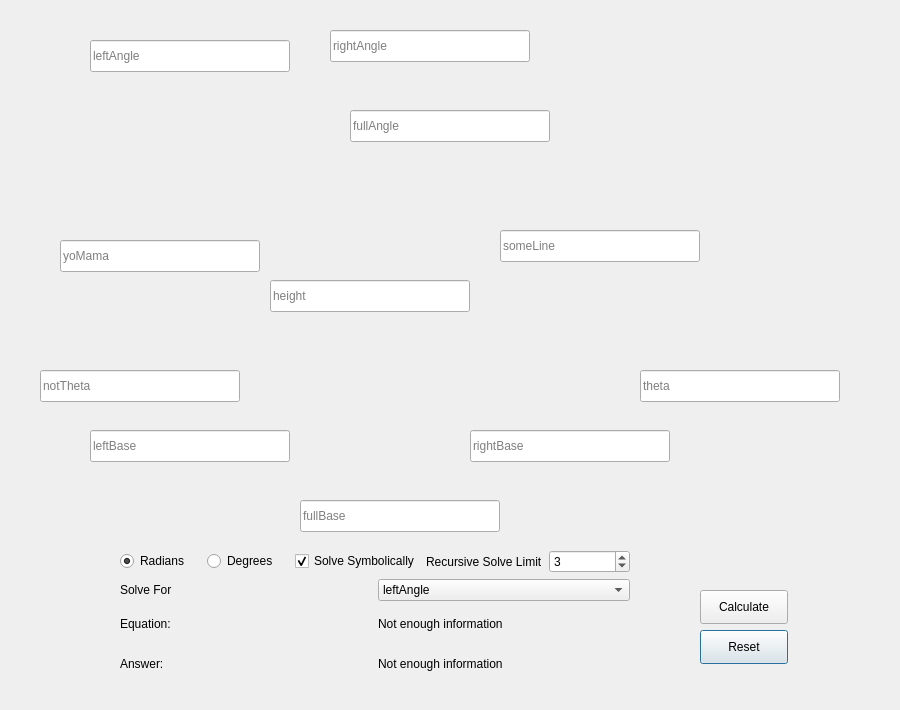
<?xml version="1.0" encoding="UTF-8"?>
<ui version="4.0">
 <class>trigInputWindow</class>
 <widget class="QDialog" name="trigInputWindow">
  <property name="windowModality">
   <enum>Qt::NonModal</enum>
  </property>
  <property name="geometry">
   <rect>
    <x>0</x>
    <y>0</y>
    <width>900</width>
    <height>710</height>
   </rect>
  </property>
  <property name="windowTitle">
   <string>Triangle Solver</string>
  </property>
  <property name="sizeGripEnabled">
   <bool>false</bool>
  </property>
  <property name="modal">
   <bool>false</bool>
  </property>
  <widget class="QLabel" name="triangleBox">
   <property name="geometry">
    <rect>
     <x>50</x>
     <y>-30</y>
     <width>821</width>
     <height>571</height>
    </rect>
   </property>
   <property name="text">
    <string/>
   </property>
   <property name="pixmap">
    <pixmap>../assets/download.png</pixmap>
   </property>
   <property name="scaledContents">
    <bool>true</bool>
   </property>
  </widget>
  <widget class="QLineEdit" name="fullBaseBox">
   <property name="geometry">
    <rect>
     <x>300</x>
     <y>500</y>
     <width>200</width>
     <height>32</height>
    </rect>
   </property>
   <property name="minimumSize">
    <size>
     <width>200</width>
     <height>0</height>
    </size>
   </property>
   <property name="text">
    <string/>
   </property>
   <property name="placeholderText">
    <string>fullBase</string>
   </property>
  </widget>
  <widget class="QLineEdit" name="thetaBox">
   <property name="geometry">
    <rect>
     <x>640</x>
     <y>370</y>
     <width>200</width>
     <height>32</height>
    </rect>
   </property>
   <property name="minimumSize">
    <size>
     <width>200</width>
     <height>0</height>
    </size>
   </property>
   <property name="text">
    <string/>
   </property>
   <property name="placeholderText">
    <string>theta</string>
   </property>
  </widget>
  <widget class="QLineEdit" name="someLineBox">
   <property name="geometry">
    <rect>
     <x>500</x>
     <y>230</y>
     <width>200</width>
     <height>32</height>
    </rect>
   </property>
   <property name="minimumSize">
    <size>
     <width>200</width>
     <height>0</height>
    </size>
   </property>
   <property name="placeholderText">
    <string>someLine</string>
   </property>
  </widget>
  <widget class="QLineEdit" name="heightBox">
   <property name="geometry">
    <rect>
     <x>270</x>
     <y>280</y>
     <width>200</width>
     <height>32</height>
    </rect>
   </property>
   <property name="minimumSize">
    <size>
     <width>200</width>
     <height>0</height>
    </size>
   </property>
   <property name="placeholderText">
    <string>height</string>
   </property>
  </widget>
  <widget class="QLineEdit" name="yoMamaBox">
   <property name="geometry">
    <rect>
     <x>60</x>
     <y>240</y>
     <width>200</width>
     <height>32</height>
    </rect>
   </property>
   <property name="minimumSize">
    <size>
     <width>200</width>
     <height>0</height>
    </size>
   </property>
   <property name="placeholderText">
    <string>yoMama</string>
   </property>
  </widget>
  <widget class="QLineEdit" name="notThetaBox">
   <property name="geometry">
    <rect>
     <x>40</x>
     <y>370</y>
     <width>200</width>
     <height>32</height>
    </rect>
   </property>
   <property name="minimumSize">
    <size>
     <width>200</width>
     <height>0</height>
    </size>
   </property>
   <property name="placeholderText">
    <string>notTheta</string>
   </property>
  </widget>
  <widget class="QLineEdit" name="leftAngleBox">
   <property name="geometry">
    <rect>
     <x>90</x>
     <y>40</y>
     <width>200</width>
     <height>32</height>
    </rect>
   </property>
   <property name="minimumSize">
    <size>
     <width>200</width>
     <height>0</height>
    </size>
   </property>
   <property name="placeholderText">
    <string>leftAngle</string>
   </property>
  </widget>
  <widget class="QLineEdit" name="rightBaseBox">
   <property name="geometry">
    <rect>
     <x>470</x>
     <y>430</y>
     <width>200</width>
     <height>32</height>
    </rect>
   </property>
   <property name="minimumSize">
    <size>
     <width>200</width>
     <height>0</height>
    </size>
   </property>
   <property name="placeholderText">
    <string>rightBase</string>
   </property>
  </widget>
  <widget class="QLineEdit" name="rightAngleBox">
   <property name="geometry">
    <rect>
     <x>330</x>
     <y>30</y>
     <width>200</width>
     <height>32</height>
    </rect>
   </property>
   <property name="minimumSize">
    <size>
     <width>200</width>
     <height>0</height>
    </size>
   </property>
   <property name="placeholderText">
    <string>rightAngle</string>
   </property>
  </widget>
  <widget class="QLineEdit" name="fullAngleBox">
   <property name="geometry">
    <rect>
     <x>350</x>
     <y>110</y>
     <width>200</width>
     <height>32</height>
    </rect>
   </property>
   <property name="minimumSize">
    <size>
     <width>200</width>
     <height>0</height>
    </size>
   </property>
   <property name="placeholderText">
    <string>fullAngle</string>
   </property>
  </widget>
  <widget class="QLineEdit" name="leftBaseBox">
   <property name="geometry">
    <rect>
     <x>90</x>
     <y>430</y>
     <width>200</width>
     <height>32</height>
    </rect>
   </property>
   <property name="minimumSize">
    <size>
     <width>200</width>
     <height>0</height>
    </size>
   </property>
   <property name="placeholderText">
    <string>leftBase</string>
   </property>
  </widget>
  <widget class="QWidget" name="verticalLayoutWidget">
   <property name="geometry">
    <rect>
     <x>120</x>
     <y>550</y>
     <width>510</width>
     <height>131</height>
    </rect>
   </property>
   <layout class="QVBoxLayout" name="verticalLayout">
    <item>
     <layout class="QHBoxLayout" name="horizontalLayout_2">
      <item>
       <widget class="QRadioButton" name="isRad">
        <property name="text">
         <string>Radians</string>
        </property>
        <property name="checked">
         <bool>true</bool>
        </property>
       </widget>
      </item>
      <item>
       <widget class="QRadioButton" name="isDeg">
        <property name="text">
         <string>Degrees</string>
        </property>
       </widget>
      </item>
      <item>
       <widget class="QCheckBox" name="solveSymbolic">
        <property name="text">
         <string>Solve Symbolically</string>
        </property>
        <property name="checked">
         <bool>true</bool>
        </property>
       </widget>
      </item>
      <item>
       <widget class="QLabel" name="label_4">
        <property name="text">
         <string>Recursive Solve Limit</string>
        </property>
       </widget>
      </item>
      <item>
       <widget class="QSpinBox" name="recursiveLimit">
        <property name="prefix">
         <string/>
        </property>
        <property name="minimum">
         <number>1</number>
        </property>
        <property name="maximum">
         <number>10</number>
        </property>
        <property name="value">
         <number>3</number>
        </property>
       </widget>
      </item>
     </layout>
    </item>
    <item>
     <layout class="QHBoxLayout" name="horizontalLayout_3">
      <item>
       <layout class="QHBoxLayout" name="horizontalLayout">
        <item>
         <widget class="QLabel" name="label">
          <property name="text">
           <string>Solve For</string>
          </property>
         </widget>
        </item>
        <item>
         <widget class="QComboBox" name="comboBox">
          <item>
           <property name="text">
            <string>leftAngle</string>
           </property>
          </item>
          <item>
           <property name="text">
            <string>rightAngle</string>
           </property>
          </item>
          <item>
           <property name="text">
            <string>fullAngle</string>
           </property>
          </item>
          <item>
           <property name="text">
            <string>yoMama</string>
           </property>
          </item>
          <item>
           <property name="text">
            <string>someLine</string>
           </property>
          </item>
          <item>
           <property name="text">
            <string>height</string>
           </property>
          </item>
          <item>
           <property name="text">
            <string>theta</string>
           </property>
          </item>
          <item>
           <property name="text">
            <string>notTheta</string>
           </property>
          </item>
          <item>
           <property name="text">
            <string>leftBase</string>
           </property>
          </item>
          <item>
           <property name="text">
            <string>rightBase</string>
           </property>
          </item>
          <item>
           <property name="text">
            <string>fullBase</string>
           </property>
          </item>
         </widget>
        </item>
       </layout>
      </item>
     </layout>
    </item>
    <item>
     <layout class="QHBoxLayout" name="horizontalLayout_4">
      <item>
       <widget class="QLabel" name="label_2">
        <property name="text">
         <string>Equation:</string>
        </property>
       </widget>
      </item>
      <item>
       <widget class="QLabel" name="equation">
        <property name="text">
         <string>Not enough information</string>
        </property>
       </widget>
      </item>
     </layout>
    </item>
    <item>
     <layout class="QHBoxLayout" name="horizontalLayout_5">
      <item>
       <widget class="QLabel" name="label_3">
        <property name="text">
         <string>Answer:</string>
        </property>
       </widget>
      </item>
      <item>
       <widget class="QLabel" name="solution">
        <property name="text">
         <string>Not enough information</string>
        </property>
       </widget>
      </item>
     </layout>
    </item>
   </layout>
  </widget>
  <widget class="QPushButton" name="resetButton">
   <property name="geometry">
    <rect>
     <x>700</x>
     <y>630</y>
     <width>88</width>
     <height>34</height>
    </rect>
   </property>
   <property name="text">
    <string>Reset</string>
   </property>
  </widget>
  <widget class="QPushButton" name="calcButton">
   <property name="geometry">
    <rect>
     <x>700</x>
     <y>590</y>
     <width>88</width>
     <height>34</height>
    </rect>
   </property>
   <property name="text">
    <string>Calculate</string>
   </property>
  </widget>
 </widget>
 <tabstops>
  <tabstop>isRad</tabstop>
  <tabstop>isDeg</tabstop>
  <tabstop>solveSymbolic</tabstop>
  <tabstop>comboBox</tabstop>
  <tabstop>leftAngleBox</tabstop>
  <tabstop>rightAngleBox</tabstop>
  <tabstop>fullAngleBox</tabstop>
  <tabstop>yoMamaBox</tabstop>
  <tabstop>someLineBox</tabstop>
  <tabstop>heightBox</tabstop>
  <tabstop>notThetaBox</tabstop>
  <tabstop>leftBaseBox</tabstop>
  <tabstop>fullBaseBox</tabstop>
  <tabstop>rightBaseBox</tabstop>
  <tabstop>thetaBox</tabstop>
 </tabstops>
 <resources/>
 <connections/>
</ui>
